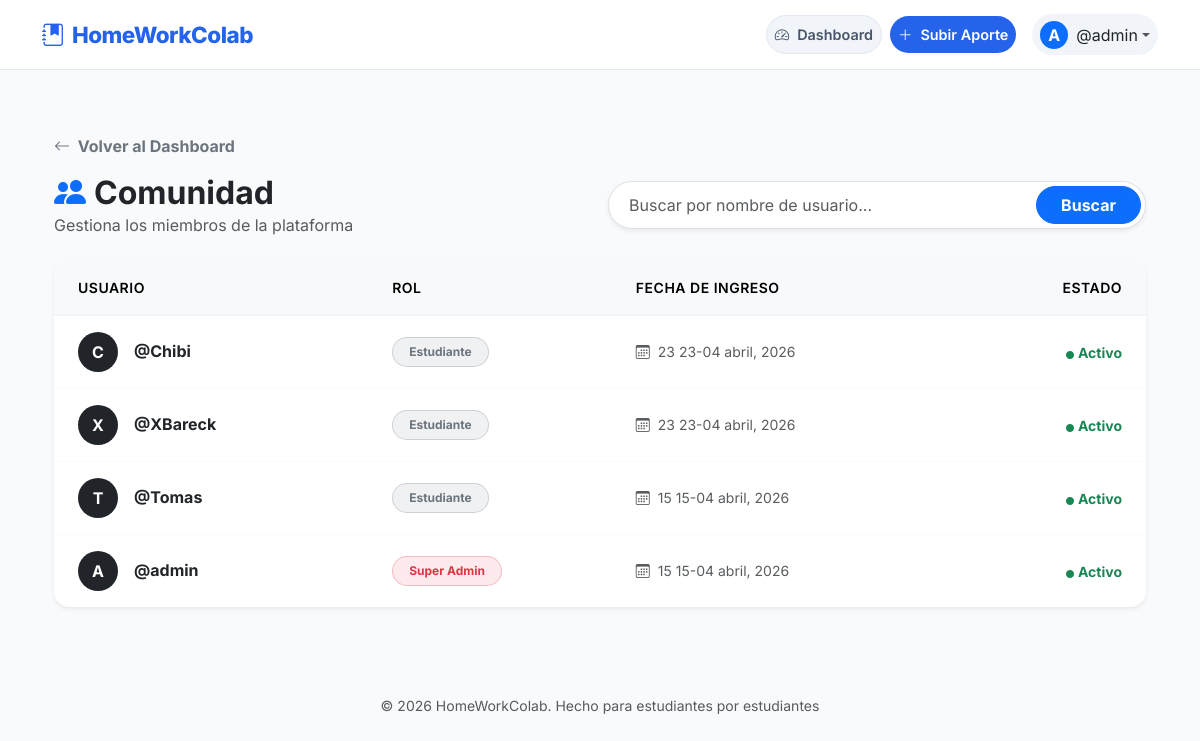
Before: /dashboard/usuarios/ (signed in) with the older database file.
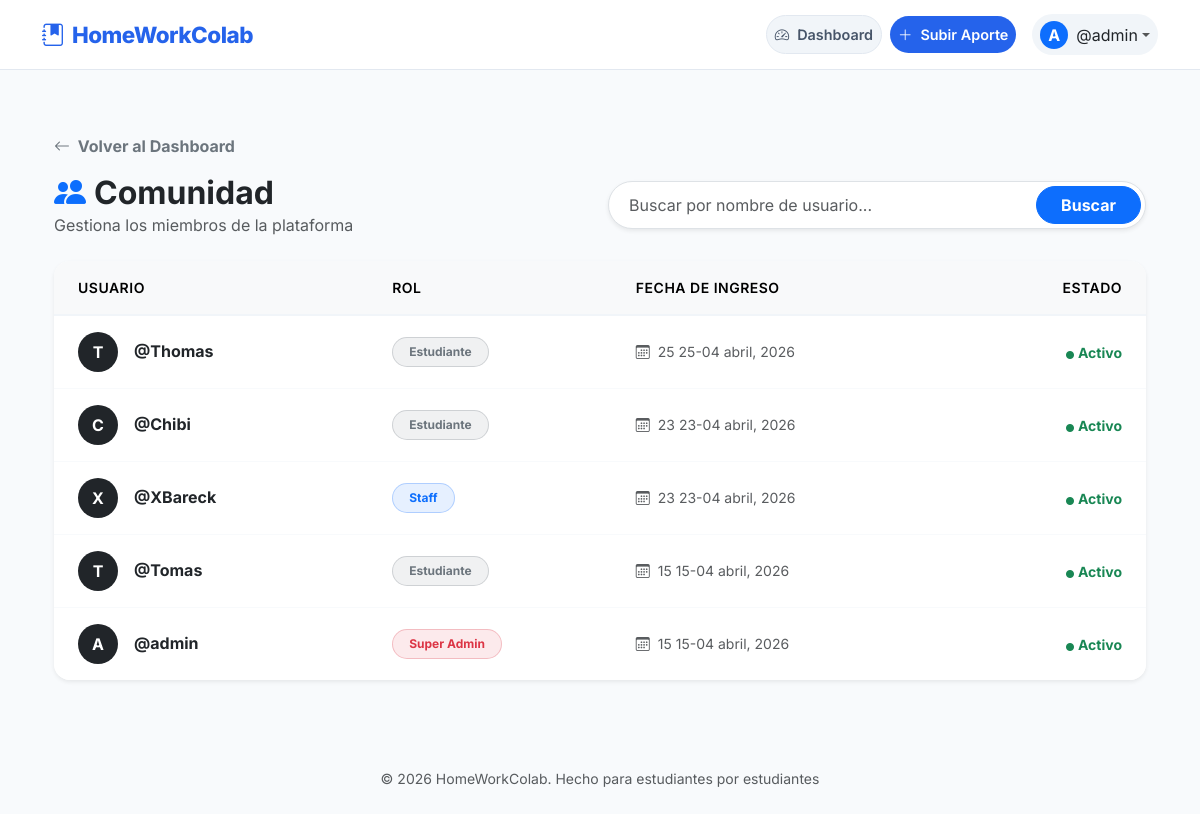
After: the same page with the newer database file.
### users/models.py (models this page shows, shortened)
class CustomUser(AbstractUser):
    fecha_registro= models.DateTimeField(auto_now_add=True)
    is_moderador = models.BooleanField('Es Moderador', default=False)

### core/views.py (the view)
# urls.py: path('dashboard/usuarios/', views.gestionar_usuarios, name='gestionar_usuarios'),
@user_passes_test(es_admin_o_moderador)
def gestionar_usuarios(request):
    if not request.user.is_staff:
        dj_messages.error(request, "Acceso denegado.")
        return redirect('home')
    User = get_user_model() # Usamos tu CustomUser
    query = request.GET.get('q')
    usuarios = User.objects.all().order_by('-date_joined')
    if query:
        usuarios = usuarios.filter(username__icontains=query)
    context = {
        'usuarios': usuarios,
        'query': query
    }
    return render(request, 'core/gestionar_usuarios.html', context)

### core/views.py (called while the page is built)
def es_admin_o_moderador(user):
    if not user.is_authenticated:
        return False
    if user.is_superuser or user.is_moderador:
        return True
    raise PermissionDenied

### templates/core/gestionar_usuarios.html (shortened to what this page needs)
{% extends 'base.html' %}
{% block content %}
<div class="container py-4 fade-in">
    <a href="{% url 'dashboard' %}" class="text-decoration-none text-secondary mb-3 d-inline-block fw-bold">
        <i class="bi bi-arrow-left me-1"></i> Volver al Dashboard
    </a>
    <div class="row align-items-center mb-4 g-3">
        <div class="col-md-6">
            <h2 class="fw-bold text-dark mb-0"><i class="bi bi-people-fill text-primary me-2"></i>Comunidad</h2>
            <p class="text-muted mb-0">Gestiona los miembros de la plataforma</p>
        </div>
        <div class="col-md-6">
            <form method="GET" class="d-flex shadow-sm rounded-pill bg-white p-1 border">
                <input type="text" name="q" class="form-control border-0 bg-transparent px-3 shadow-none"
                       placeholder="Buscar por nombre de usuario..." value="{{ query|default:'' }}">
                <button class="btn btn-primary rounded-pill px-4 fw-bold" type="submit">Buscar</button>
            </form>
        </div>
    </div>
    <div class="card border-0 shadow-sm rounded-4 overflow-hidden">
        <div class="table-responsive">
            <table class="table table-hover align-middle mb-0">
                <thead class="table-light">
                    <tr class="text-muted small text-uppercase">
                        <th class="ps-4 py-3">Usuario</th>
                        <th class="py-3">Rol</th>
                        <th class="py-3">Fecha de Ingreso</th>
                        <th class="text-end pe-4 py-3">Estado</th>
                    </tr>
                </thead>
                <tbody>
                    {% for u in usuarios %}
                    <tr>
                        <td class="ps-4 py-3">
                            <div class="d-flex align-items-center">
                                <div class="bg-dark text-white rounded-circle d-flex align-items-center justify-content-center fw-bold me-3" style="width: 40px; height: 40px;">
                                    {{ u.username|first|upper }}
                                </div>
                                <div>
                                    <h6 class="mb-0 fw-bold text-dark">@{{ u.username }}</h6>
                                </div>
                            </div>
                        </td>
                        <td>
                            {% if u.is_superuser %}
                                <span class="badge bg-danger bg-opacity-10 text-danger border border-danger border-opacity-25 rounded-pill px-3 py-2">Super Admin</span>
                            {% elif u.is_staff %}
                                <span class="badge bg-primary bg-opacity-10 text-primary border border-primary border-opacity-25 rounded-pill px-3 py-2">Staff</span>
                            {% else %}
                                <span class="badge bg-secondary bg-opacity-10 text-secondary border border-secondary border-opacity-25 rounded-pill px-3 py-2">Estudiante</span>
                            {% endif %}
                        </td>
                        <td class="text-muted small">
                            <i class="bi bi-calendar3 me-1"></i> {{ u.date_joined|date:"d de F, Y" }}
                        </td>
                        <td class="text-end pe-4">
                            {% if u.is_active %}
                                <span class="text-success small fw-bold"><i class="bi bi-circle-fill me-1" style="font-size: 0.5rem;"></i>Activo</span>
                            {% else %}
                                <span class="text-danger small fw-bold"><i class="bi bi-circle-fill me-1" style="font-size: 0.5rem;"></i>Baneado</span>
                            {% endif %}
                        </td>
                    </tr>
                    {% endfor %}
                </tbody>
            </table>
        </div>
    </div>
</div>
{% endblock %}

### templates/base.html (shortened to what this page needs)
<!doctype html>
<html lang="es">
  <head>
    <link
      href="https://cdn.jsdelivr.net/npm/bootstrap@5.3.0/dist/css/bootstrap.min.css"
      rel="stylesheet"
    />
    <link
      rel="stylesheet"
      href="https://cdn.jsdelivr.net/npm/bootstrap-icons@1.11.0/font/bootstrap-icons.css"
    />
  </head>
  <body>
    <nav class="navbar navbar-expand-lg sticky-top mb-4">
      <div class="container">
        <a
          class="navbar-brand d-flex align-items-center"
          href="{% url 'home' %}"
        >
          <i class="bi bi-journal-bookmark-fill me-2"></i> HomeWorkColab
        </a>
        <div class="collapse navbar-collapse" id="navbarNav">
          <ul class="navbar-nav ms-auto align-items-center gap-2 mt-3 mt-lg-0">
            {% if user.is_authenticated %} {% if user.is_staff %}
            <li class="nav-item">
              <a
                class="nav-link btn-dashboard-nav d-flex align-items-center"
                href="{% url 'dashboard' %}"
              >
                <i class="bi bi-speedometer2 me-2"></i> Dashboard
              </a>
            </li>
            {% endif %}
            <li class="nav-item">
              <a
                class="nav-link btn-upload-nav d-flex align-items-center"
                href="{% url 'trabajos:subir' %}"
              >
                <i class="bi bi-plus-lg me-2"></i> Subir Aporte
              </a>
            </li>
            <li class="nav-item dropdown ms-lg-2">
              <a
                class="nav-link dropdown-toggle user-pill d-flex align-items-center"
                href="#"
                id="navbarDropdown"
                role="button"
                data-bs-toggle="dropdown"
              >
                <div
                  class="bg-primary text-white rounded-circle d-flex align-items-center justify-content-center me-2"
                  style="width: 28px; height: 28px; font-weight: bold"
                >
                  {{ user.username|first|upper }}
                </div>
                <span class="text-dark fw-600">@{{ user.username }}</span>
              </a>
            </li>
            {% endif %}
          </ul>
        </div>
      </div>
    </nav>
    <main class="container py-3 fade-in">
      {% block content %}{% endblock %}
    </main>
    <footer class="container text-center py-5 mt-auto">
      <p class="text-muted small">
        © 2026 HomeWorkColab. Hecho para estudiantes por estudiantes
      </p>
    </footer>
  </body>
</html>

Changed rows visible on the page:
added CustomUser: username|first "T", username "Thomas", is_superuser "Estudiante", date_joined "25 25-04 abril, 2026", is_active True (drawn)
changed CustomUser "XBareck": is_staff "Estudiante" → "Staff"
